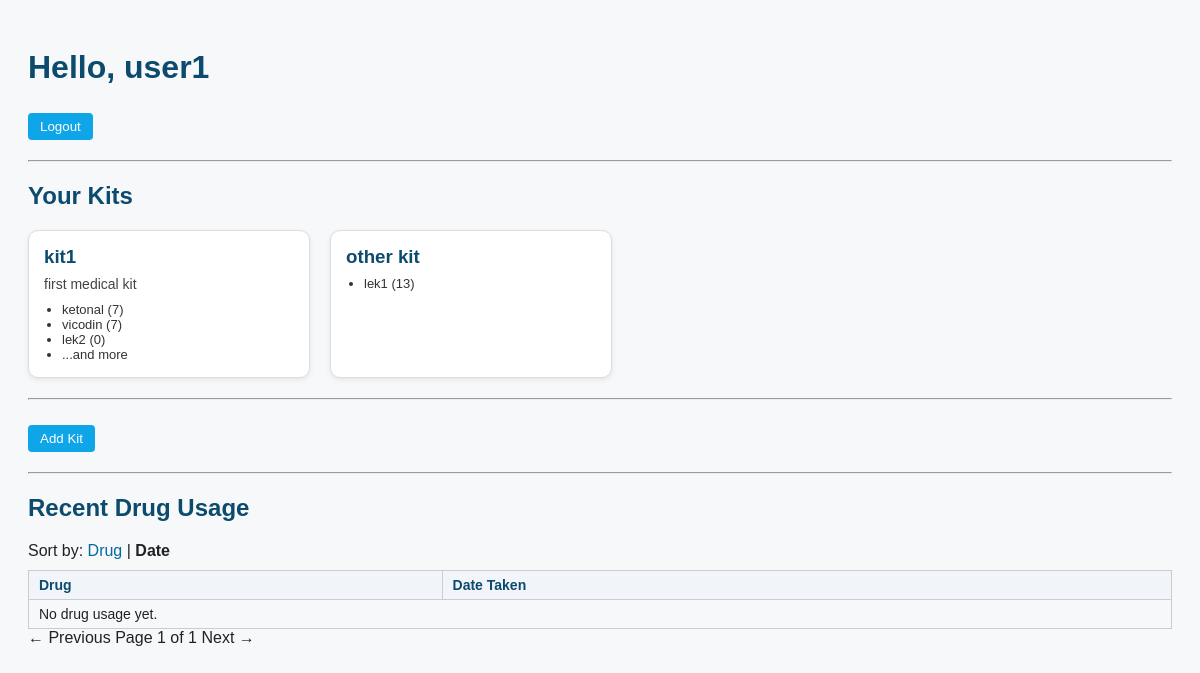
Page /dashboard/ (signed in) on the earlier database version.
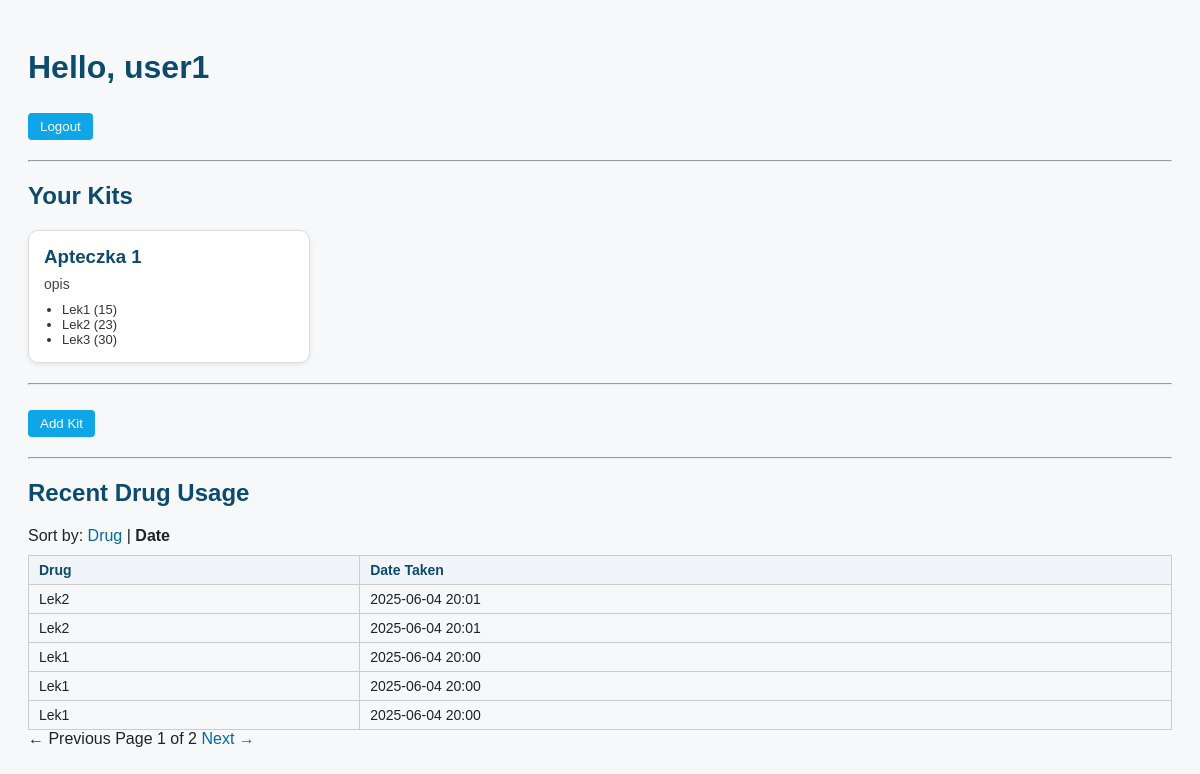
Same page on the later database version.
### app_med_kit/models.py (models this page shows, shortened)
class Kit(models.Model):
    user = models.ForeignKey(User, on_delete=models.CASCADE)
    name = models.CharField(max_length=100)
    description = models.TextField(blank=True)

class Drug(models.Model):
    kit = models.ForeignKey(Kit, on_delete=models.CASCADE, related_name='drugs')
    name = models.CharField(max_length=100)
    number = models.PositiveIntegerField()
    description = models.TextField(blank=True)
    price = models.DecimalField(max_digits=10, decimal_places=2, default=0)
    expiration_date = models.DateField(null=True, blank=True)
    created_at = models.DateTimeField(auto_now_add=True)

class DrugTake(models.Model):
    user = models.ForeignKey(User, on_delete=models.CASCADE)
    drug = models.ForeignKey('Drug', on_delete=models.CASCADE)
    taken_at = models.DateTimeField(auto_now_add=True)

### app_med_kit/views.py (the view, shortened to what this page needs)
# urls.py: path('', views.dashboard, name='dashboard'),
@login_required
def dashboard(request):
    kits = Kit.objects.filter(user=request.user)
    show_form = request.GET.get('add_kit') == '1'
    form = KitForm() if show_form else None
    take_sort = request.GET.get('take_sort', 'taken_at')
    take_page = request.GET.get('take_page', 1)
    if take_sort == 'drug':
        takes = DrugTake.objects.filter(user=request.user).select_related('drug').order_by('drug__name')
    else:
        takes = DrugTake.objects.filter(user=request.user).select_related('drug').order_by('-taken_at')
    paginator = Paginator(takes, 5)
    take_page_obj = paginator.get_page(take_page)
    return render(request, 'app_med_kit/dashboard.html', {
        'kits': kits,
        'form': form,
        'show_form': show_form,
        'take_page_obj': take_page_obj,
        'take_sort': take_sort,
    })

### app_med_kit/templates/app_med_kit/dashboard.html (shortened to what this page needs)
{% extends 'app_med_kit/med_kit_base.html' %}
{% load static %}
{% block extra_css %}
<link rel="stylesheet" href="{% static 'css/dashboard.css' %}">
{% endblock %}
{% block content %}
<h1>Hello, {{ user.username }}</h1>
<form method="post" action="{% url 'logout' %}">
    <button type="submit">Logout</button>
</form>
<hr>
<h2>Your Kits</h2>
<div class="kit-grid">
  {% for kit in kits %}
    <a href="{% url 'manage_kit' kit.id %}" class="kit-card">
      <h3>{{ kit.name }}</h3>
      {% if kit.description %}
        <p>{{ kit.description }}</p>
      {% endif %}
      <ul>
        {% for drug in kit.drugs.all|slice:":3" %}
          <li>{{ drug.name }} ({{ drug.number }})</li>
        {% endfor %}
        {% if kit.drugs.count > 3 %}
          <li>...and more</li>
        {% endif %}
      </ul>
    </a>
  {% empty %}
    <p>You have no kits yet.</p>
  {% endfor %}
</div>
<hr>
<a href="?add_kit=1"><button {% if show_form %}disabled{% endif %}>Add Kit</button></a>
<hr>
<h2>Recent Drug Usage</h2>
<div class="sort-navbar">
  Sort by:
  {% if take_sort == 'drug' %}
    <strong>Drug</strong> |
    <a href="?take_sort=taken_at">Date</a>
  {% else %}
    <a href="?take_sort=drug">Drug</a> |
    <strong>Date</strong>
  {% endif %}
</div>
<table class="usage-table">
  <thead>
    <tr>
      <th>Drug</th>
      <th>Date Taken</th>
    </tr>
  </thead>
  <tbody>
    {% for take in take_page_obj %}
      <tr>
        <td>{{ take.drug.name }}</td>
        <td>{{ take.taken_at|date:"Y-m-d H:i" }}</td>
      </tr>
    {% empty %}
      <tr><td colspan="2">No drug usage yet.</td></tr>
    {% endfor %}
  </tbody>
</table>
<div class="pagination">
  {% if take_page_obj.has_previous %}
    <a href="?take_sort={{ take_sort }}&take_page={{ take_page_obj.previous_page_number }}">← Previous</a>
  {% else %}
    <span class="disabled">← Previous</span>
  {% endif %}
  <span>Page {{ take_page_obj.number }} of {{ take_page_obj.paginator.num_pages }}</span>
  {% if take_page_obj.has_next %}
    <a href="?take_sort={{ take_sort }}&take_page={{ take_page_obj.next_page_number }}">Next →</a>
  {% else %}
    <span class="disabled">Next →</span>
  {% endif %}
</div>
{% endblock %}

### app_med_kit/templates/app_med_kit/med_kit_base.html (shortened to what this page needs)
{% load static %}
<!DOCTYPE html>
<html lang="en">
<head>
    <link rel="stylesheet" href="{% static 'css/base.css' %}">
    {% block extra_css %}{% endblock %}
</head>
<body>
    {% block content %}{% endblock %}
</body>
</html>

### static/css/base.css (style rules this page uses)
body { font-family: Arial, sans-serif; background-color: #f6f8fa; color: #222; padding: 20px; }
h1, h2 { color: #0c4a6e; }
button { background-color: #0ea5e9; color: white; padding: 6px 12px; border: none; border-radius: 4px; cursor: pointer; margin-top: 5px; }
a { color: #0369a1; text-decoration: none; }
hr { margin: 20px 0; }

### static/css/dashboard.css (style rules this page uses)
.kit-grid { display: flex; flex-wrap: wrap; gap: 20px; margin-top: 20px; }
.kit-card { display: block; width: 250px; background-color: #fff; border: 1px solid #ddd; border-radius: 10px; padding: 15px; box-shadow: 0 2px 5px rgba(0, 0, 0, 0.08); text-decoration: none; color: inherit; transition: transform 0.2s ease, box-shadow 0.2s ease; }
.kit-card h3 { margin-top: 0; margin-bottom: 8px; color: #0c4a6e; }
.kit-card p { margin: 0 0 10px 0; font-size: 14px; color: #444; }
.kit-card ul { list-style-type: disc; padding-left: 18px; margin: 0; font-size: 13px; color: #333; }
.usage-table { width: 100%; border-collapse: collapse; margin-top: 10px; font-size: 14px; }
.usage-table th, .usage-table td { border: 1px solid #ccc; padding: 6px 10px; text-align: left; }
.usage-table th { background-color: #f1f5f9; color: #0c4a6e; }

Differences in the rows shown:
removed Kit: name "kit1", description "first medical kit", shows "...and more"
removed Drug: name "ketonal", number "7", shown under "kit1"
removed Drug: name "vicodin", number "7", shown under "kit1"
removed Drug: name "lek2", number "0", shown under "kit1"
removed Kit: name "other kit"
removed Drug: name "lek1", number "13", shown under "other kit"
added Kit: name "Apteczka 1", description "opis"
added Drug: name "Lek1", number "15", shown under "Apteczka 1"
added Drug: name "Lek2", number "23", shown under "Apteczka 1"
added Drug: name "Lek3", number "30", shown under "Apteczka 1"
added DrugTake: drug.name "Lek2", taken_at "2025-06-04 20:01"
added DrugTake: drug.name "Lek2", taken_at "2025-06-04 20:01"
added DrugTake: drug.name "Lek1", taken_at "2025-06-04 20:00"
added DrugTake: drug.name "Lek1", taken_at "2025-06-04 20:00"
added DrugTake: drug.name "Lek1", taken_at "2025-06-04 20:00"
Other differences:
{{ take_page_obj.paginator.num_pages }}: "1" → "2"
text no longer shown: "No drug usage yet."
